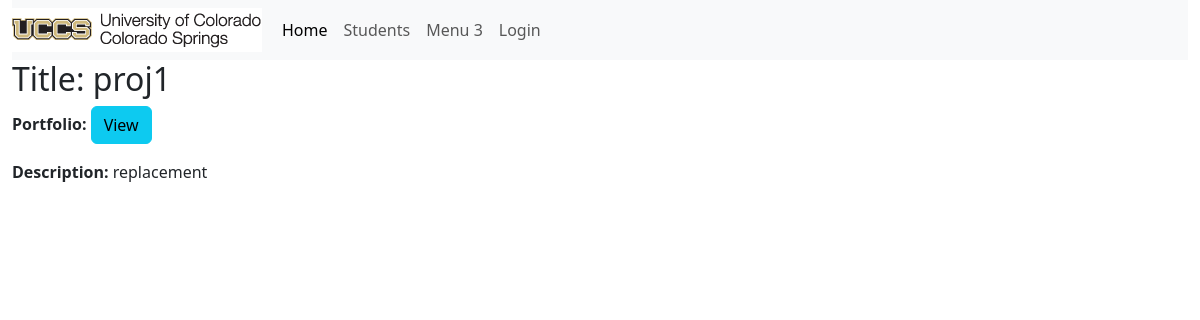
The app's page /project/11/, older data.
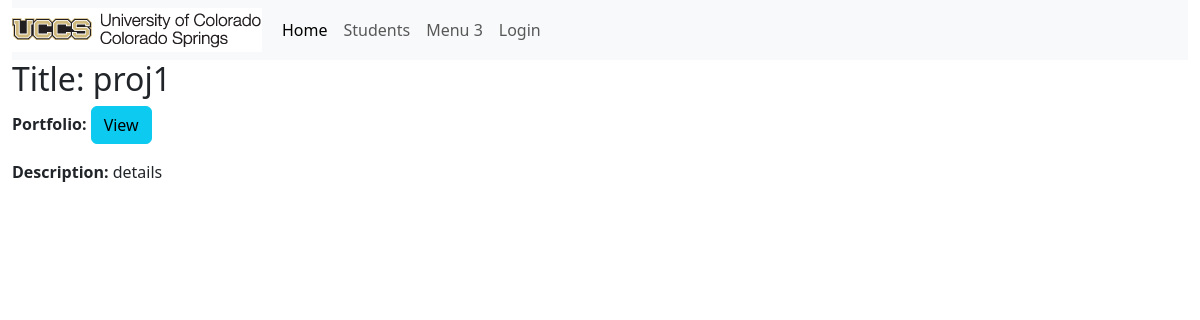
The same page, newer data.
### portfolio_app/models.py (models this page shows, shortened)
class Project(models.Model):
    title = models.CharField(max_length=200)
    description = models.CharField(max_length=200)
    portfolio = models.ForeignKey(Portfolio, on_delete=models.CASCADE, default=None)
    def __str__(self):
        return self.title

### portfolio_app/views.py (the view)
# urls.py: path('project/<args>/', views.project, name='project-detail'),
def project(request, args):
   return render(request, 'portfolio_app/project.html', {'project':Project.objects.get(id=args), 'portfolio':Project.objects.get(id=args).portfolio})

### portfolio_app/models.py (called while the page is built)
    def get_absolute_url(self):
        return reverse('portfolio-detail', args=[str(self.id)])

### portfolio_app/templates/portfolio_app/project.html
{% extends "portfolio_app/base_template.html" %}
{% block content %}
<h2>Title: {{project}}</h2>
<p><b>Portfolio: <a class="btn btn-info" href={{portfolio.get_absolute_url}} role="button">View</a></p></b>
<p><b>Description: </b>{{project.description}}</p>
{% endblock %}

Row changes from the older to the newer data that the page shows:
changed Project "proj1": description "replacement" → "details"
